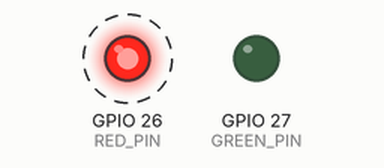
Simulated run of this sketch. Board: ESP32. Parts: output pins drawn as LEDs (lit = HIGH). Dashed ring = blinking. WiFi joins after 1.5 s; servers stay silent unless stated; what the sketch prints to the serial monitor is not drawn.

Above: at 1.55 s.
Timing chart, 0 to 4.5 s (numbered marks = the images above):
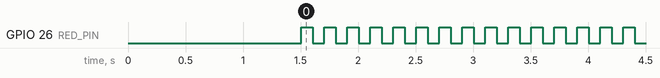

Measured:
- by itself, GPIO 26 (RED_PIN): alternates HIGH for 0.10 s and LOW for 0.10 s
- by itself, everything shown: repeats every 5.4 s, in 22 steps

The sketch:

esp32-360-ir.ino
```cpp
#include <WiFi.h>
#include <WiFiClient.h>
#include <WebServer.h>
#include <ESPmDNS.h>
#include <Update.h>
#include <IRremote.h>  //including infrared remote header file

const char* host = "esp32";
const char* ssid = "JK-HOME";
const char* password = "f33dm3mor3";

int RECV_PIN  = 34; // the pin where you connect the output pin of IR sensor
int RED_PIN = 26;
int GREEN_PIN = 27;

WebServer server(80);

/*
 * Index page
 */

const char* loginIndex =
 "</br>"
 "<b>Index</b>"
 "ESP32 360 Servo controller with IR"
 "</br>"
 "Version v1.0"
 "</br>"
 "<a href='/uploadUpdate'>Upload new firmware</a>";

/*
 * Server Index Page
 */

const char* serverIndex =
"<script src='https://ajax.googleapis.com/ajax/libs/jquery/3.2.1/jquery.min.js'></script>"
"</br>"
"<a href='/'>Home</a>"
"</br>"
"</br>"
"<form method='POST' action='#' enctype='multipart/form-data' id='upload_form'>"
   "<input type='file' name='update'>"
        "<input type='submit' value='Update'>"
    "</form>"
 "<div id='prg'>progress: 0%</div>"
 "<script>"
  "$('form').submit(function(e){"
  "e.preventDefault();"
  "var form = $('#upload_form')[0];"
  "var data = new FormData(form);"
  " $.ajax({"
  "url: '/update',"
  "type: 'POST',"
  "data: data,"
  "contentType: false,"
  "processData:false,"
  "xhr: function() {"
  "var xhr = new window.XMLHttpRequest();"
  "xhr.upload.addEventListener('progress', function(evt) {"
  "if (evt.lengthComputable) {"
  "var per = evt.loaded / evt.total;"
  "$('#prg').html('progress: ' + Math.round(per*100) + '%');"
  "}"
  "}, false);"
  "return xhr;"
  "},"
  "success:function(d, s) {"
  "console.log('success!')"
 "},"
 "error: function (a, b, c) {"
 "}"
 "});"
 "});"
 "</script>";

/*
 * setup function
 */
void setup(void) {
  Serial.begin(115200);

  // Connect to WiFi network
  WiFi.begin(ssid, password);
  Serial.println("");

  // Wait for connection
  while (WiFi.status() != WL_CONNECTED) {
    delay(500);
    Serial.print(".");
  }
  Serial.println("");
  Serial.print("Connected to ");
  Serial.println(ssid);
  Serial.print("IP address: ");
  Serial.println(WiFi.localIP());

  /*use mdns for host name resolution*/
  if (!MDNS.begin(host)) { //http://esp32.local
    Serial.println("Error setting up MDNS responder!");
    while (1) {
      delay(1000);
    }
  }
  Serial.println("mDNS responder started");
  /*return index page which is stored in serverIndex */
  server.on("/", HTTP_GET, []() {
    server.sendHeader("Connection", "close");
    server.send(200, "text/html", loginIndex);
  });
  server.on("/uploadUpdate", HTTP_GET, []() {
    server.sendHeader("Connection", "close");
    server.send(200, "text/html", serverIndex);
  });
  /*handling uploading firmware file */
  server.on("/update", HTTP_POST, []() {
    server.sendHeader("Connection", "close");
    server.send(200, "text/plain", (Update.hasError()) ? "FAIL" : "OK");
    ESP.restart();
  }, []() {
    HTTPUpload& upload = server.upload();
    if (upload.status == UPLOAD_FILE_START) {
      Serial.printf("Update: %s\n", upload.filename.c_str());
      if (!Update.begin(UPDATE_SIZE_UNKNOWN)) { //start with max available size
        Update.printError(Serial);
      }
    } else if (upload.status == UPLOAD_FILE_WRITE) {
      /* flashing firmware to ESP*/
      if (Update.write(upload.buf, upload.currentSize) != upload.currentSize) {
        Update.printError(Serial);
      }
    } else if (upload.status == UPLOAD_FILE_END) {
      if (Update.end(true)) { //true to set the size to the current progress
        Serial.printf("Update Success: %u\nRebooting...\n", upload.totalSize);
      } else {
        Update.printError(Serial);
      }
    }
  });
  server.begin();

  pinMode(RED_PIN, OUTPUT);
  pinMode(GREEN_PIN, OUTPUT);
}

void loop(void) {
  server.handleClient();
  delay(1);
  blink_red();
}

void blink_red () {
  digitalWrite(GREEN_PIN,LOW);
  for (int i=0;i<5;i++) {
    digitalWrite(RED_PIN,HIGH);
    delay(100);
    digitalWrite(RED_PIN,LOW);
    delay(100);
  }
}
```
